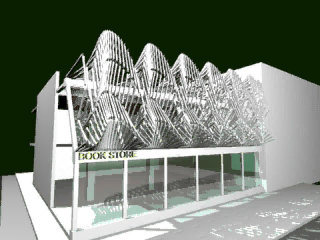
#> input picture frame 6 of 02_Feature Projects/2025_Master Thesis/Book store.avi, 320 x 240 px
$ python render_videos.py
#> lines starting #> are read from the running program, lines starting #| are printed output that depends on the picture
import os
import sys
import cv2
import numpy as np

# Set console encoding to UTF-8
if hasattr(sys.stdout, 'reconfigure'):
    sys.stdout.reconfigure(encoding='utf-8')

# Directory configurations
thesis_dir = r"C:\Users\chuns\Desktop\01_Career\08_Website\04_Antigravity\02_Feature Projects\2025_Master Thesis"
fonts_dir = r"C:\Users\chuns\.gemini\antigravity\brain\f18ab124-2ab0-4df6-943c-e29b313b6ec4\scratch\fonts"

# Font configurations for cv2 (using Hershey fonts for reliable rendering inside cv2)
FONT_HUD = cv2.FONT_HERSHEY_SIMPLEX
FONT_HUD_COMPACT = cv2.FONT_HERSHEY_PLAIN

# Design tokens matching the website and panels
COLOR_BG = (12, 13, 10)           # Deep forest charcoal BGR
COLOR_GRID = (25, 30, 25)         # Faint grid lines BGR
COLOR_BORDER = (45, 60, 50)       # Dark border lines BGR
COLOR_ACCENT = (162, 180, 0)      # Glowing teal BGR
COLOR_TEXT_PRIMARY = (245, 246, 244) # Off-white BGR
COLOR_TEXT_MUTED = (172, 176, 162)   # Sage-gray BGR

def draw_hud_base(canvas, title, serial_code, frame_idx, total_frames, param_name, param_val, param_unit):
    # 1. Subtle background grid across the entire canvas
    for x in range(0, 1280, 80):
        cv2.line(canvas, (x, 0), (x, 720), COLOR_GRID, 1)
    for y in range(0, 720, 80):
        cv2.line(canvas, (0, y), (1280, y), COLOR_GRID, 1)

    # 2. Outer Technical Border
    cv2.rectangle(canvas, (15, 15), (1265, 705), COLOR_BORDER, 1)
    # Corner ticks
    for cx, cy in [(15, 15), (1265, 15), (15, 705), (1265, 705)]:
        cv2.line(canvas, (cx - 10, cy), (cx + 10, cy), COLOR_ACCENT, 2)
        cv2.line(canvas, (cx, cy - 10), (cx, cy + 10), COLOR_ACCENT, 2)

    # 3. Vertical panel divider at x = 320
    cv2.line(canvas, (320, 15), (320, 705), COLOR_BORDER, 2)
    cv2.line(canvas, (320, 15), (320, 705), COLOR_ACCENT, 1)

    # 4. HUD Dashboard - Left Panel (x: 15 to 320)
    # Logo block
    cv2.putText(canvas, "MODULECELL BIOPHILIC LAB", (30, 45), FONT_HUD, 0.45, COLOR_TEXT_MUTED, 1, cv2.LINE_AA)
    cv2.putText(canvas, "THESIS PROJECT / 2005", (30, 65), FONT_HUD_COMPACT, 0.9, COLOR_ACCENT, 1, cv2.LINE_AA)
    cv2.line(canvas, (30, 75), (300, 75), COLOR_BORDER, 1)

    # Serial code & Project title
    cv2.putText(canvas, f"CODE: {serial_code}", (30, 105), FONT_HUD, 0.45, COLOR_ACCENT, 1, cv2.LINE_AA)
    # Wrap text or show title
    words = title.split()
    y_off = 135
    for word in words:
        cv2.putText(canvas, word, (30, y_off), FONT_HUD, 0.6, COLOR_TEXT_PRIMARY, 2, cv2.LINE_AA)
        y_off += 25

    cv2.line(canvas, (30, y_off + 10), (300, y_off + 10), COLOR_BORDER, 1)
    y_off += 35

    # Simulation stats
    status = "SIMULATING" if frame_idx < total_frames - 1 else "COMPLETED"
    status_color = COLOR_ACCENT if status == "SIMULATING" else COLOR_TEXT_PRIMARY
    cv2.putText(canvas, "SYS STATUS:", (30, y_off), FONT_HUD_COMPACT, 1.0, COLOR_TEXT_MUTED, 1, cv2.LINE_AA)
    cv2.putText(canvas, status, (130, y_off), FONT_HUD_COMPACT, 1.0, status_color, 1, cv2.LINE_AA)

    cv2.putText(canvas, "FRAME INDEX:", (30, y_off + 20), FONT_HUD_COMPACT, 1.0, COLOR_TEXT_MUTED, 1, cv2.LINE_AA)
    cv2.putText(canvas, f"{frame_idx:03d} / {total_frames:03d}", (130, y_off + 20), FONT_HUD_COMPACT, 1.0, COLOR_TEXT_PRIMARY, 1, cv2.LINE_AA)

    time_val = frame_idx / 30.0
    total_time = total_frames / 30.0
    cv2.putText(canvas, "TIME SECS:", (30, y_off + 40), FONT_HUD_COMPACT, 1.0, COLOR_TEXT_MUTED, 1, cv2.LINE_AA)
    cv2.putText(canvas, f"{time_val:.2f}s / {total_time:.2f}s", (130, y_off + 40), FONT_HUD_COMPACT, 1.0, COLOR_TEXT_PRIMARY, 1, cv2.LINE_AA)

    # Frame progress bar
    bar_x_start = 30
    bar_y = y_off + 60
    bar_w = 270
    bar_h = 6
    cv2.rectangle(canvas, (bar_x_start, bar_y), (bar_x_start + bar_w, bar_y + bar_h), COLOR_BORDER, 1)
    progress_w = int(bar_w * (frame_idx / (total_frames - 1)))
    cv2.rectangle(canvas, (bar_x_start, bar_y), (bar_x_start + progress_w, bar_y + bar_h), COLOR_ACCENT, -1)

    y_off += 95
    cv2.line(canvas, (30, y_off), (300, y_off), COLOR_BORDER, 1)
    y_off += 25

    # Parameter Readout
    cv2.putText(canvas, f"PARAM: {param_name}", (30, y_off), FONT_HUD, 0.45, COLOR_TEXT_MUTED, 1, cv2.LINE_AA)
    cv2.putText(canvas, f"{param_val} {param_unit}", (30, y_off + 28), FONT_HUD, 0.7, COLOR_ACCENT, 2, cv2.LINE_AA)

    y_off += 55
    cv2.line(canvas, (30, y_off), (300, y_off), COLOR_BORDER, 1)
    y_off += 25

    # Graphic Visualizer Area (x: 30 to 300, y: y_off to 680)
    cv2.putText(canvas, "MECHANISM DIAGRAM", (30, y_off), FONT_HUD_COMPACT, 1.0, COLOR_TEXT_MUTED, 1, cv2.LINE_AA)

    return y_off + 15

def draw_visualizer_book_store(canvas, start_y, frame_idx, total_frames):
    # Visualizer for Kangaroo Bookstore (jumping wave / sine wave louvers)
    center_x = 165
    center_y = start_y + 80

    # Draw a 5-bar mechanism representation
    # Draw ground line
    cv2.line(canvas, (60, center_y + 40), (270, center_y + 40), COLOR_BORDER, 1)

    t = frame_idx / (total_frames - 1)

    # 5 louver positions with phase lag
    num_louvers = 6
    spacing = 35
    for i in range(num_louvers):
        lx = 80 + i * spacing
        # Sine wave height mimicking kangaroo jumping height
        phase = t * np.pi * 2.0 - i * 0.8
        height = 40.0 + 30.0 * np.sin(phase)

        # Draw vertical guide track
        cv2.line(canvas, (lx, center_y - 40), (lx, center_y + 40), COLOR_BORDER, 1, cv2.LINE_AA)

        # Draw louver panel (moving up/down)
        ly = int(center_y - 20 + height - 30)
        cv2.rectangle(canvas, (lx - 10, ly - 15), (lx + 10, ly + 15), COLOR_ACCENT, 1)
        # Fill louver with faint transparency (cross-hatched)
        cv2.line(canvas, (lx - 10, ly - 15), (lx + 10, ly + 15), COLOR_BORDER, 1)
        cv2.line(canvas, (lx - 10, ly + 15), (lx + 10, ly - 15), COLOR_BORDER, 1)
        # Pivot point
        cv2.circle(canvas, (lx, ly), 3, COLOR_TEXT_PRIMARY, -1)

# [80 lines left out: functions draw_visualizer_dynamic_canopy, draw_visualizer_mrt_entrance, not called in this run]

def process_video_file(filename_orig, filename_out, serial_code, title, param_name, param_unit, calc_param_fn, draw_viz_fn):
#> called with filename_orig = 'Book store.avi', filename_out = 'book_store', serial_code = 'MCell-TH-KGA', title = 'THE KANGAROO BOOKSTORE', param_name = 'FACADE DISPLACEMENT', param_unit = 'mm'
    p_orig = os.path.join(thesis_dir, filename_orig)
    if not os.path.exists(p_orig):
        print(f"Original file not found: {filename_orig}")
        return

    cap = cv2.VideoCapture(p_orig)
    if not cap.isOpened():
        print(f"Failed to open video: {filename_orig}")
        return

    width = int(cap.get(cv2.CAP_PROP_FRAME_WIDTH))
    height = int(cap.get(cv2.CAP_PROP_FRAME_HEIGHT))
    fps = cap.get(cv2.CAP_PROP_FPS)
    if fps <= 0:
        fps = 30.0
    frame_count = int(cap.get(cv2.CAP_PROP_FRAME_COUNT))

    print(f"Processing {filename_orig} -> {frame_count} frames at {fps} fps...")

    # Prepare Output Video Writers (both MP4 and AVI)
    p_out_mp4 = os.path.join(thesis_dir, filename_out + ".mp4")
    p_out_avi = os.path.join(thesis_dir, filename_out + ".avi")

    fourcc_mp4 = cv2.VideoWriter_fourcc(*'avc1')
    fourcc_avi = cv2.VideoWriter_fourcc(*'XVID')

    writer_mp4 = cv2.VideoWriter(p_out_mp4, fourcc_mp4, fps, (1280, 720))
    writer_avi = cv2.VideoWriter(p_out_avi, fourcc_avi, fps, (1280, 720))

    frame_idx = 0
    while True:
        ret, frame = cap.read()
#> frame is the input picture: shape (240, 320, 3); mean B, G, R 116.8, 128.1, 120.3
        if not ret:
            break

        # 1. Process 3D video frame: resize and make it look like glowing blueprint
        frame_resized = cv2.resize(frame, (960, 720), interpolation=cv2.INTER_CUBIC)
        gray = cv2.cvtColor(frame_resized, cv2.COLOR_BGR2GRAY)

        # Invert grayscale (since original is white-bg)
        inv = 255 - gray

        # Increase contrast to isolate lines and shadows
        contrast = cv2.LUT(inv, np.array([0 if i < 35 else (255 if i > 215 else int((i - 35) * 255.0 / 180.0)) for i in range(256)], dtype=np.uint8))

        # Smooth and create a glow mask
        glow_mask = cv2.GaussianBlur(contrast, (9, 9), 0)
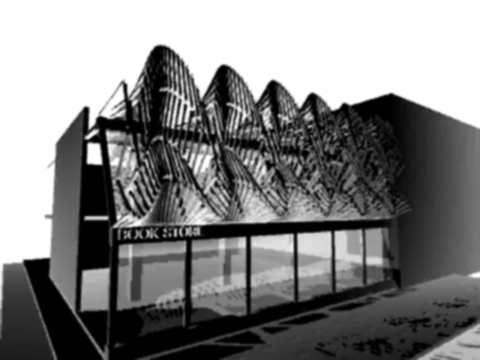
#> glow_mask: shape (720, 960) (shown at 1/2 size); min 0, max 255, mean 131.2

        # Create processed frame BGR
        frame_proc = np.zeros((720, 960, 3), dtype=np.uint8)
        frame_proc[:] = COLOR_BG

        # Overlay a subtle localized grid inside the video viewport
        for x in range(0, 960, 80):
            cv2.line(frame_proc, (x, 0), (x, 720), (22, 26, 22), 1)
        for y in range(0, 720, 80):
            cv2.line(frame_proc, (0, y), (960, y), (22, 26, 22), 1)

        # Draw the line-art with teal tint
        mask_f = contrast.astype(np.float32) / 255.0
        mask_f = np.expand_dims(mask_f, axis=2)

        glow_f = glow_mask.astype(np.float32) / 255.0
        glow_f = np.expand_dims(glow_f, axis=2)

        # Add glow layer (softer, wider)
        teal_glow = np.array(COLOR_ACCENT, dtype=np.float32) * 0.4
        frame_proc_glow = frame_proc.astype(np.float32) * (1.0 - glow_f) + teal_glow * glow_f
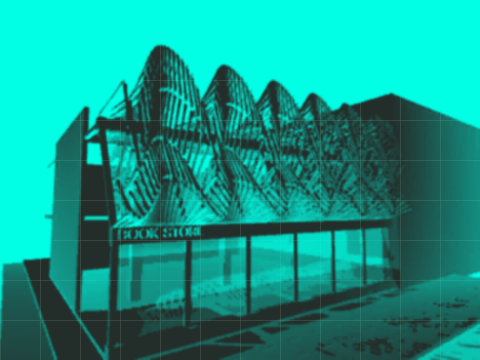
#> frame_proc_glow: shape (720, 960, 3) float32 (shown at 1/2 size); mean of channels 0, 1, 2 39.3, 43.4, 5; drawn with min black and max white

        # Add sharp line layer (crisp teal)
        teal_sharp = np.array(COLOR_ACCENT, dtype=np.float32)
        frame_proc_final = (frame_proc_glow * (1.0 - mask_f) + teal_sharp * mask_f).astype(np.uint8)
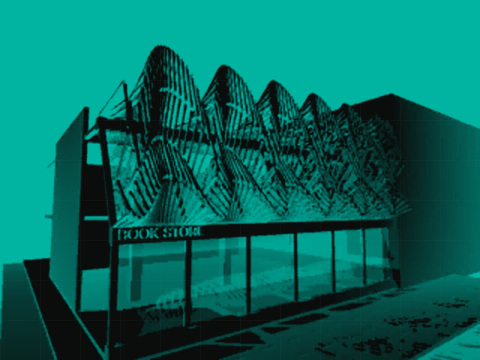
#> frame_proc_final: shape (720, 960, 3) (shown at 1/2 size); mean of channels 0, 1, 2 94.4, 104.8, 3.6; drawn as B, G, R

        # 2. Prepare full 1280x720 canvas
        canvas = np.zeros((720, 1280, 3), dtype=np.uint8)
        canvas[:] = COLOR_BG

        # 3. Paste processed video frame onto the right side (x: 320 to 1280)
        canvas[0:720, 320:1280] = frame_proc_final

        # 4. Calculate dynamic parameters for HUD readout
        t_percent = frame_idx / max(1, frame_count - 1)
        param_val = calc_param_fn(t_percent)

        # 5. Draw HUD base and visualizers on the left panel
        viz_y = draw_hud_base(canvas, title, serial_code, frame_idx, frame_count, param_name, param_val, param_unit)
#> after the loop in draw_hud_base, `for word in words:`:
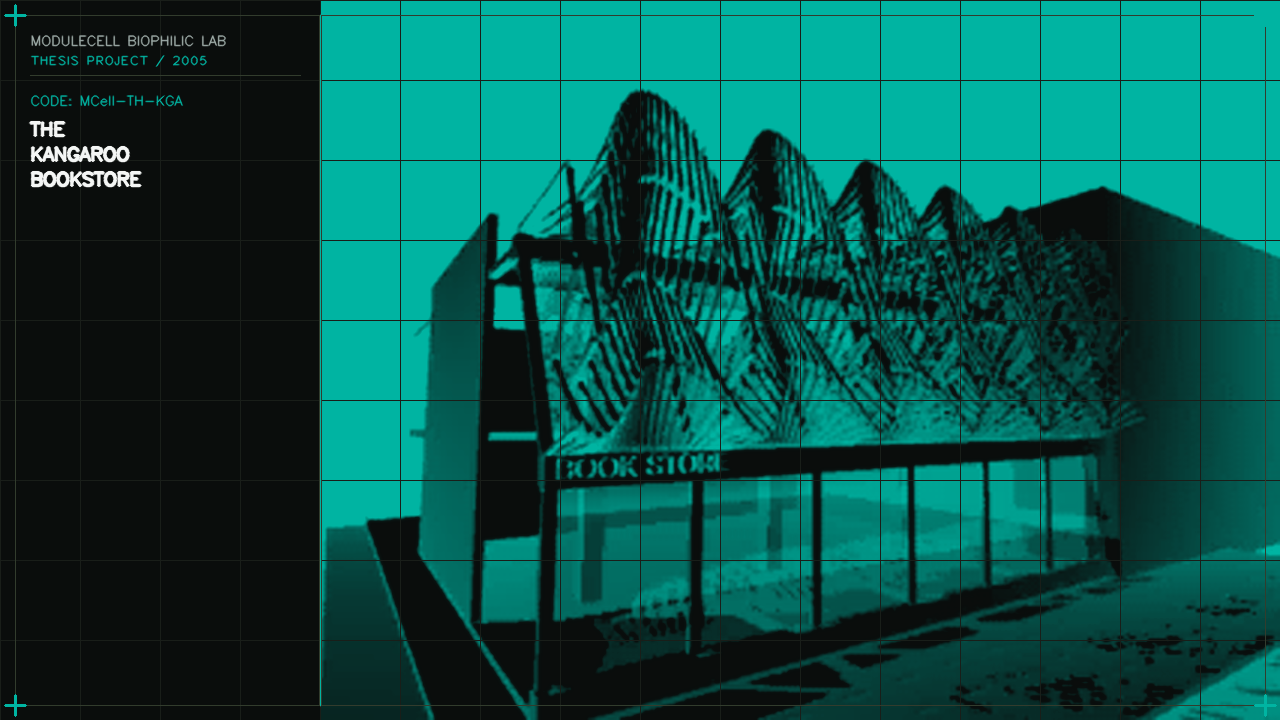
#> canvas: shape (720, 1280, 3); mean of channels 0, 1, 2 73.3, 81.3, 6.6; drawn as B, G, R
#> after the loop in draw_hud_base, `for word in words:`: y_off = 210
#> in draw_hud_base, `y_off += 35`: y_off = 245
#> in draw_hud_base, `bar_y = y_off + 60`: bar_y = 305
#> in draw_hud_base, `y_off += 95`: y_off = 340
#> in draw_hud_base, `y_off += 25`: y_off = 365
#> in draw_hud_base, `y_off += 55`: y_off = 420
#> in draw_hud_base, `y_off += 25`: y_off = 445
#> viz_y = 460
        draw_viz_fn(canvas, viz_y, frame_idx, frame_count)
#> in draw_visualizer_book_store, `center_y = start_y + 80`: center_y = 540
#> the loop in draw_visualizer_book_store, `for i in range(num_louvers):` made 6 passes
#> ly on passes 1 to 6: 530, 508, 500, 509, 531, 552
#> after the loop in draw_visualizer_book_store, `for i in range(num_louvers):`:
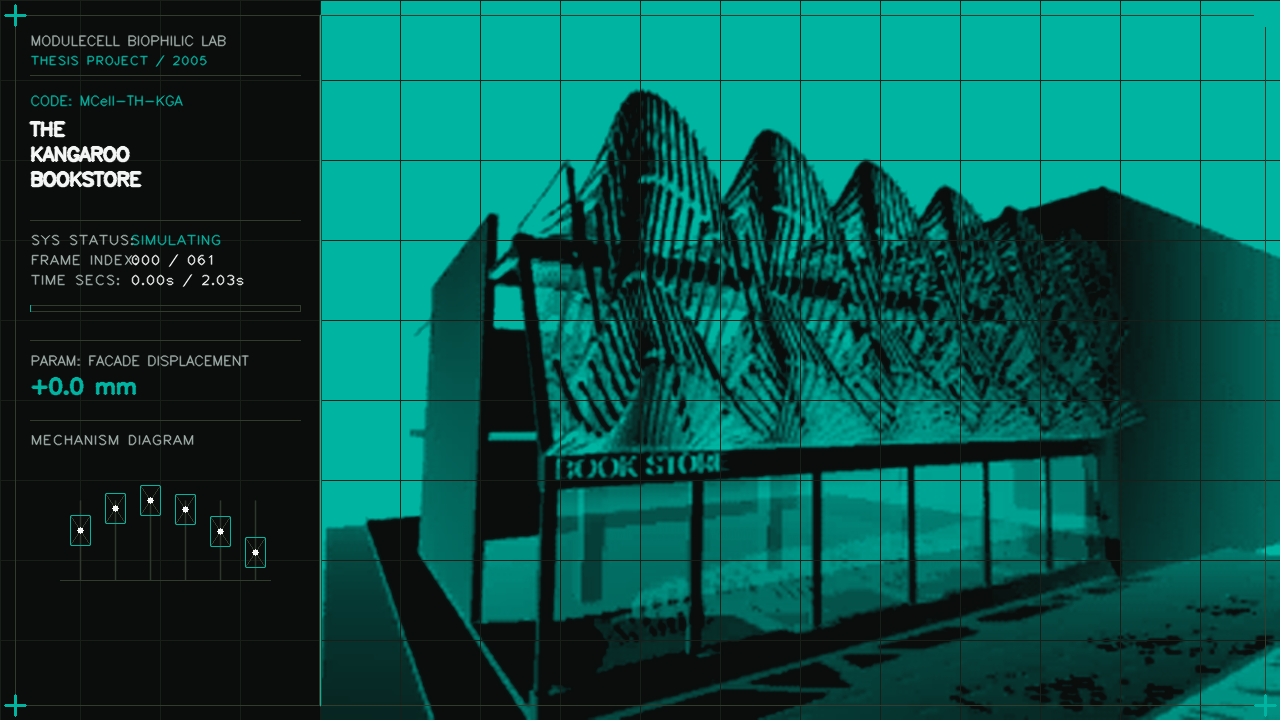
#> canvas: shape (720, 1280, 3); mean of channels 0, 1, 2 74.1, 82.2, 7.2; drawn as B, G, R

        # Write frames to video writers
        writer_mp4.write(canvas)
        writer_avi.write(canvas)

        frame_idx += 1

    cap.release()
    writer_mp4.release()
    writer_avi.release()
    print(f"Saved: {filename_out}.mp4 and {filename_out}.avi")

if __name__ == "__main__":
    print("Starting thesis video modernization...")

    # 1. Kangaroo Bookstore (Book store.avi -> book_store)
    def calc_bookstore_val(t):
        # Displacement in mm (wave movement amplitude)
        return f"{50.0 * np.sin(t * np.pi * 2.0):+.1f}"
    process_video_file(
        "Book store.avi",
        "book_store",
        "MCell-TH-KGA",
        "THE KANGAROO BOOKSTORE",
        "FACADE DISPLACEMENT",
        "mm",
        calc_bookstore_val,
        draw_visualizer_book_store
    )

    # 2. Dynamic Bus Stop (動態頂棚.avi -> dynamic_canopy)
    # [5 lines left out: function calc_canopy_val, not called in this run]
    process_video_file(
        "動態頂棚.avi",
        "dynamic_canopy",
        "MCell-TH-GRF",
        "THE DYNAMIC BUS STOP",
        "TRACKING ANGLE (SUN/LVR)",
        "deg",
        calc_canopy_val,
        draw_visualizer_dynamic_canopy
    )

    # 3. Dynamic Canopy / MRT Entrance (捷運入口.avi -> mrt_entrance)
    # [4 lines left out: function calc_mrt_val, not called in this run]
    process_video_file(
        "捷運入口.avi",
        "mrt_entrance",
        "MCell-TH-GBN",
        "THE DYNAMIC MRT CANOPY",
        "PIVOT SECTOR ANGLE",
        "deg",
        calc_mrt_val,
        draw_visualizer_mrt_entrance
    )

    print("All thesis video animations rendered successfully in blueprint dark theme!")

$ run again, starting later in the video
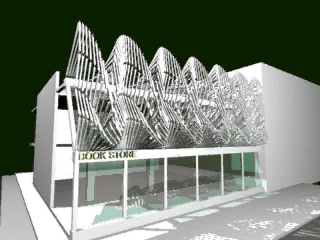
#> input picture frame 27 of 02_Feature Projects/2025_Master Thesis/Book store.avi, 320 x 240 px
#> in process_video_file, frame is the input picture: shape (240, 320, 3); mean B, G, R 117.8, 128.9, 121.1
#> after the loop in draw_hud_base, `for word in words:`:
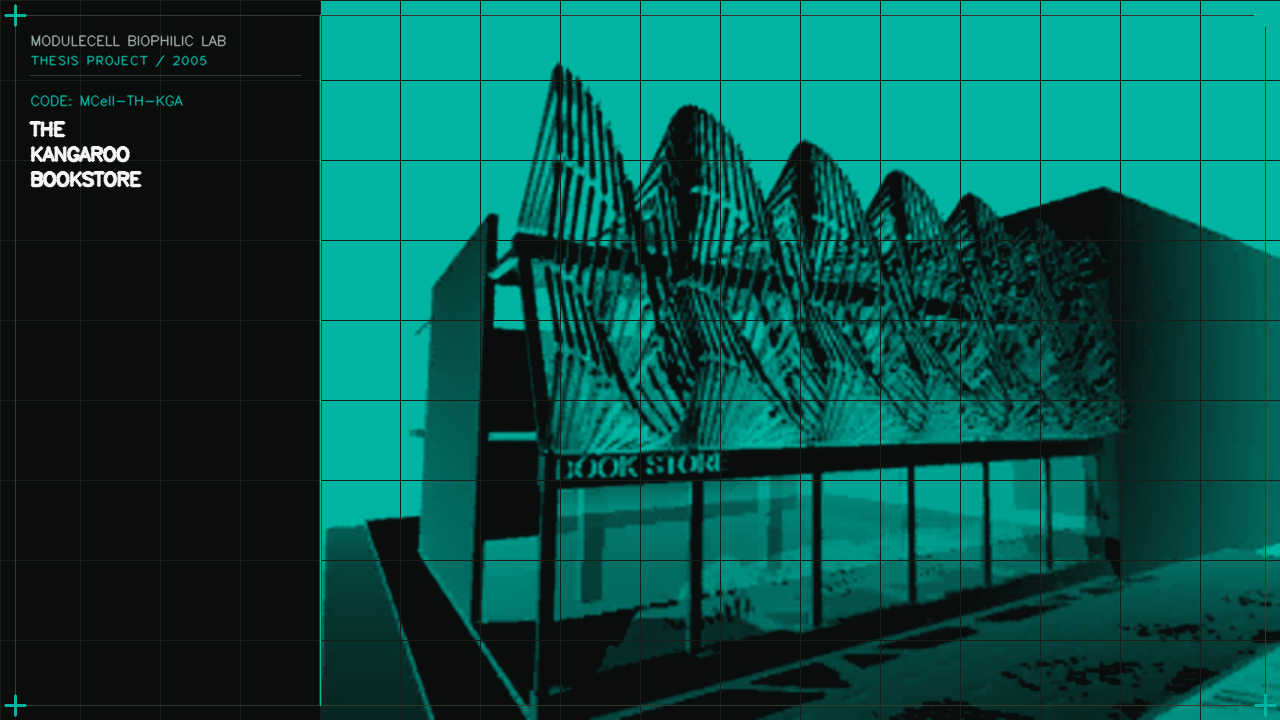
#> canvas: shape (720, 1280, 3); mean of channels 0, 1, 2 73, 81, 6.6; drawn as B, G, R
#> after the loop in draw_hud_base, `for word in words:`: y_off = 210
#> in draw_hud_base, `y_off += 35`: y_off = 245
#> bar_y = 305
#> in draw_hud_base, `y_off += 95`: y_off = 340
#> in draw_hud_base, `y_off += 25`: y_off = 365
#> in draw_hud_base, `cv2.putText(canvas, f"PARAM: {param_name}", (30, y_off), FONT_HUD, 0.4..`:
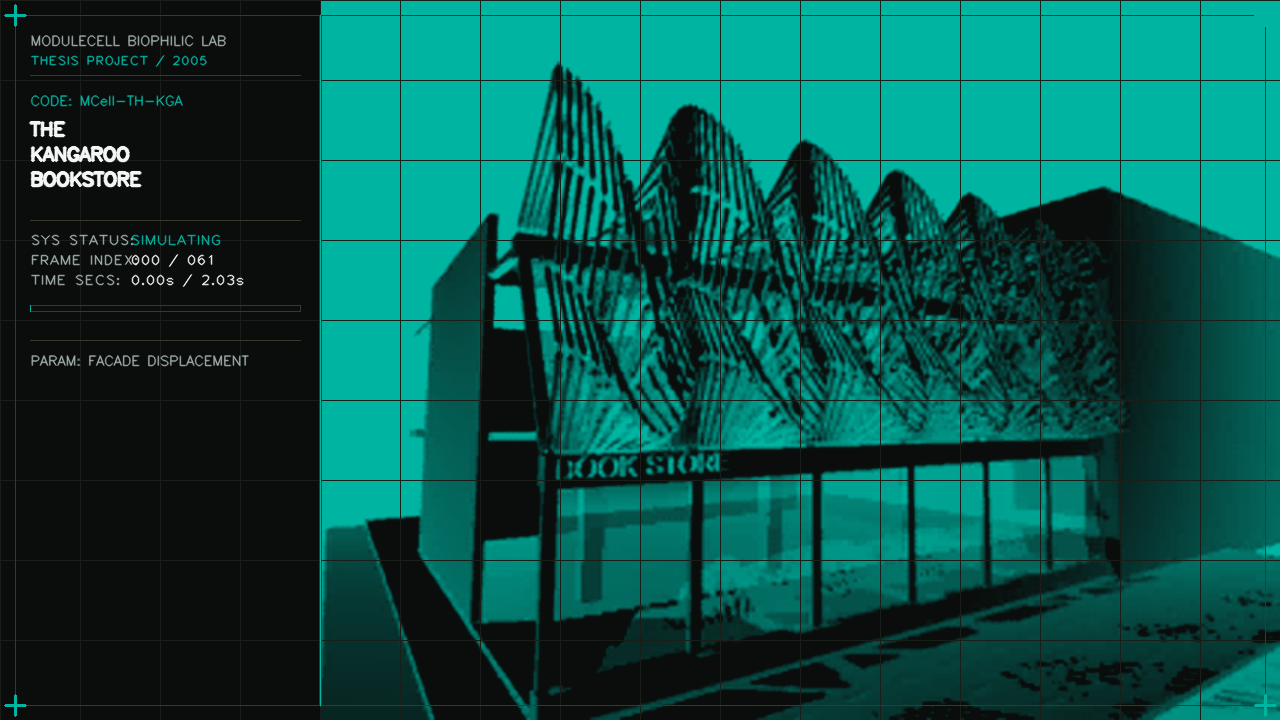
#> canvas: shape (720, 1280, 3); mean of channels 0, 1, 2 73.4, 81.4, 7; drawn as B, G, R
#> in draw_hud_base, `y_off += 55`: y_off = 420
#> in draw_hud_base, `y_off += 25`: y_off = 445
#> viz_y = 460
#> center_y = 540
#> the loop in draw_visualizer_book_store, `for i in range(num_louvers):` made 6 passes
#> ly on passes 1 to 6: 530, 508, 500, 509, 531, 552
